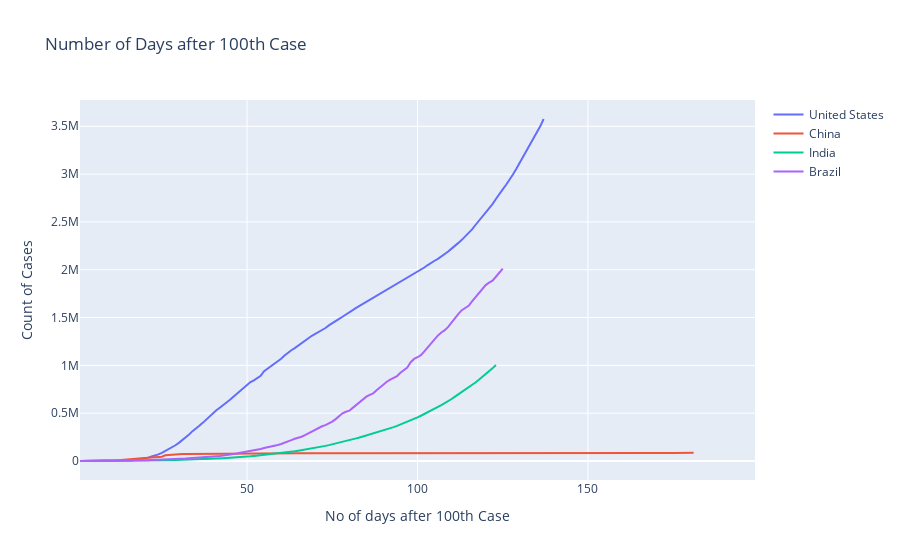

Here is the notebook cell this chart was saved with:
### Code cell
def HundredDays():
    days = [x for x in range(1,200)]
    cntryLst = ['United States', 'China', 'India', 'Brazil']
    #cntryLst = ['World']
    new = pd.DataFrame(days, columns=['Days'])
    for country in cntryLst:
            Dlist = dfPivot[(dfPivot[country] > 100)][country].values.astype('int')
            new_l = len(new)
            Dlist_l = len(Dlist)
            to_append = new_l - Dlist_l
            for x in range(to_append):
                Dlist = np.append(Dlist, np.nan)
            new[country] = Dlist
    fig = go.Figure()
    for country in cntryLst:
        fig.add_trace(go.Scatter(x=new['Days'], y=new[country], mode='lines', name=country))
    # Edit the layout
    fig.update_layout(title=f"Number of Days after 100th Case", xaxis_title='No of days after 100th Case', yaxis_title='Count of Cases')
    fig.show()
    return new
HundredDF = HundredDays()

### Figure 1 — Plotly figure (JSON) as saved in the notebook; plotly's stock layout.template omitted (floating-point values rounded to 4 significant figures; data arrays with more than 128 entries replaced by an {"elided": "..."} marker saying what was removed)
{"data": [{"mode": "lines", "name": "United States", "type": "scatter", "x": {"elided": "199 int values"}, "y": {"elided": "199 int values"}}, {"mode": "lines", "name": "China", "type": "scatter", "x": {"elided": "199 int values"}, "y": {"elided": "199 int values"}}, {"mode": "lines", "name": "India", "type": "scatter", "x": {"elided": "199 int values"}, "y": {"elided": "199 int values"}}, {"mode": "lines", "name": "Brazil", "type": "scatter", "x": {"elided": "199 int values"}, "y": {"elided": "199 int values"}}], "layout": {"title": {"text": "Number of Days after 100th Case"}, "xaxis": {"title": {"text": "No of days after 100th Case"}}, "yaxis": {"title": {"text": "Count of Cases"}}}}
